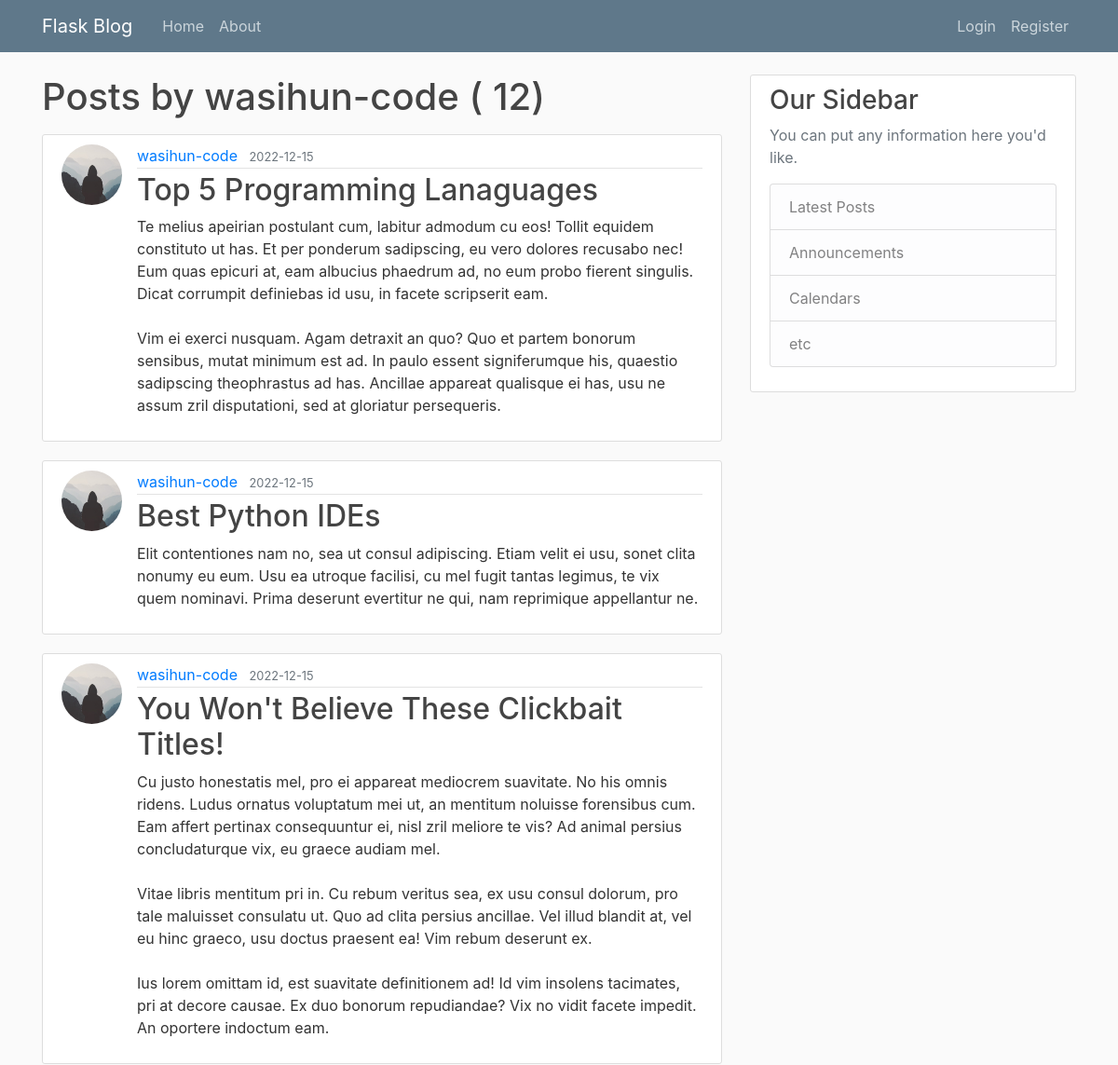
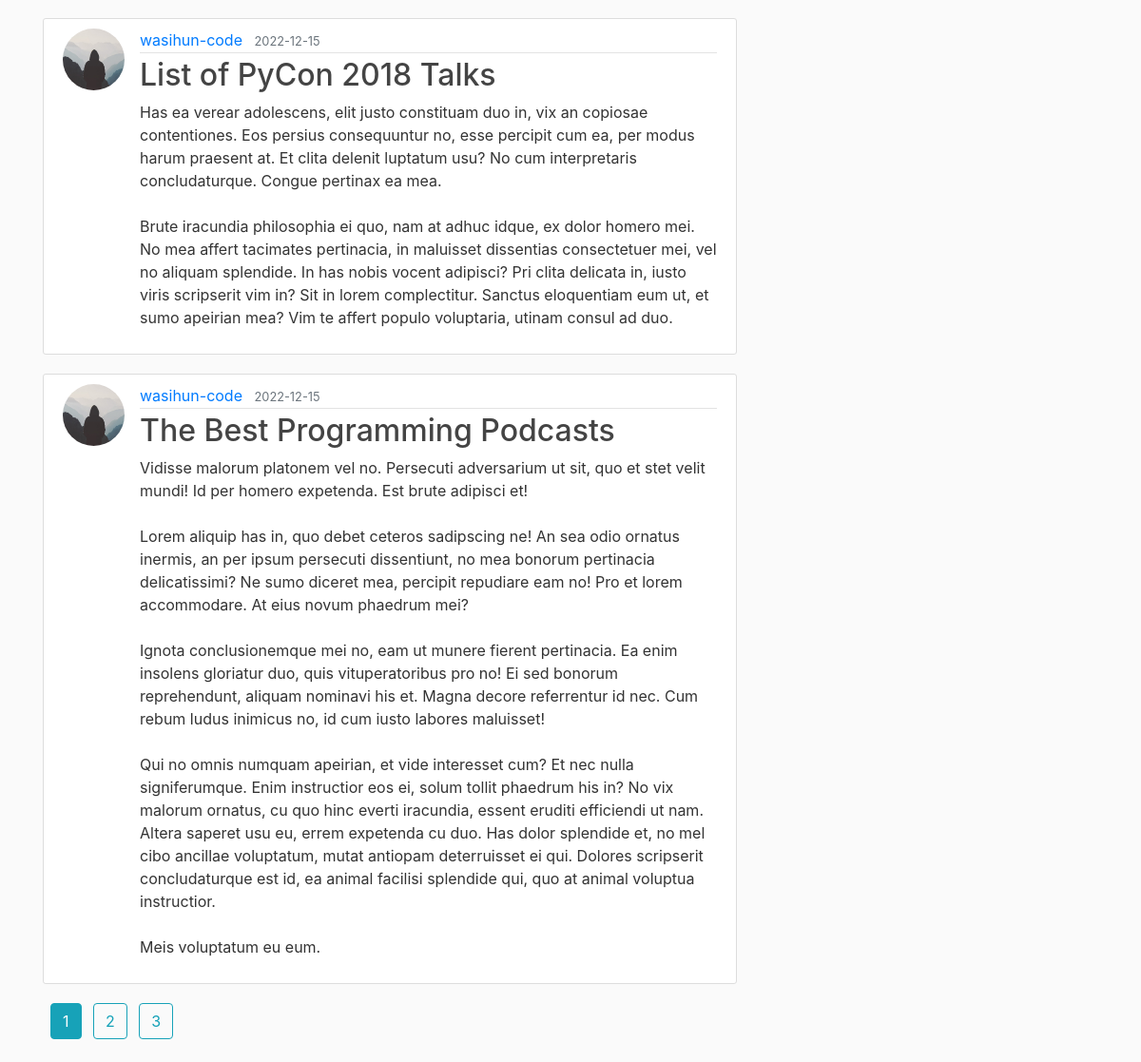
The app's page /user/wasihun-code, older data (2 pictures, top to bottom).
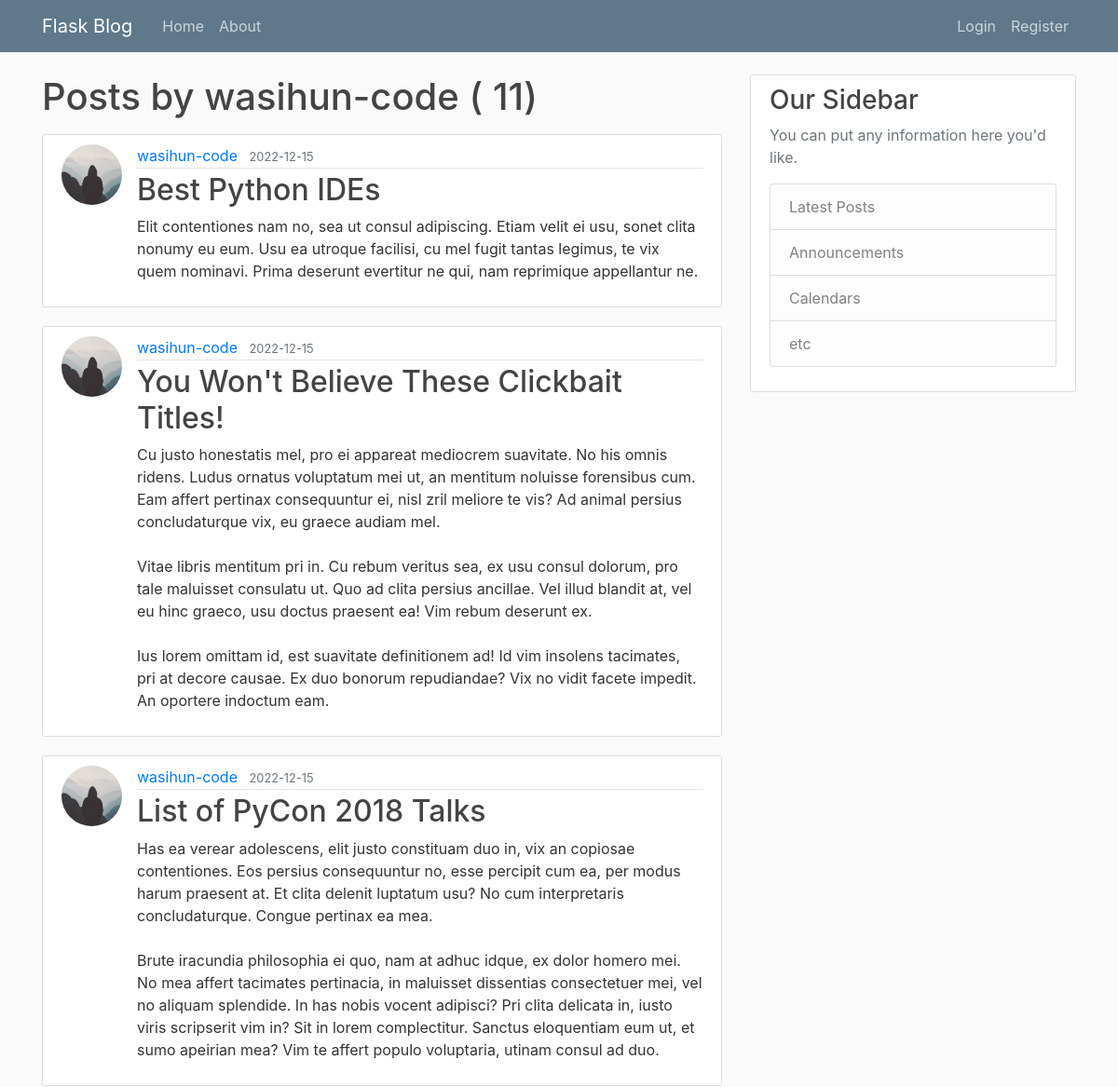
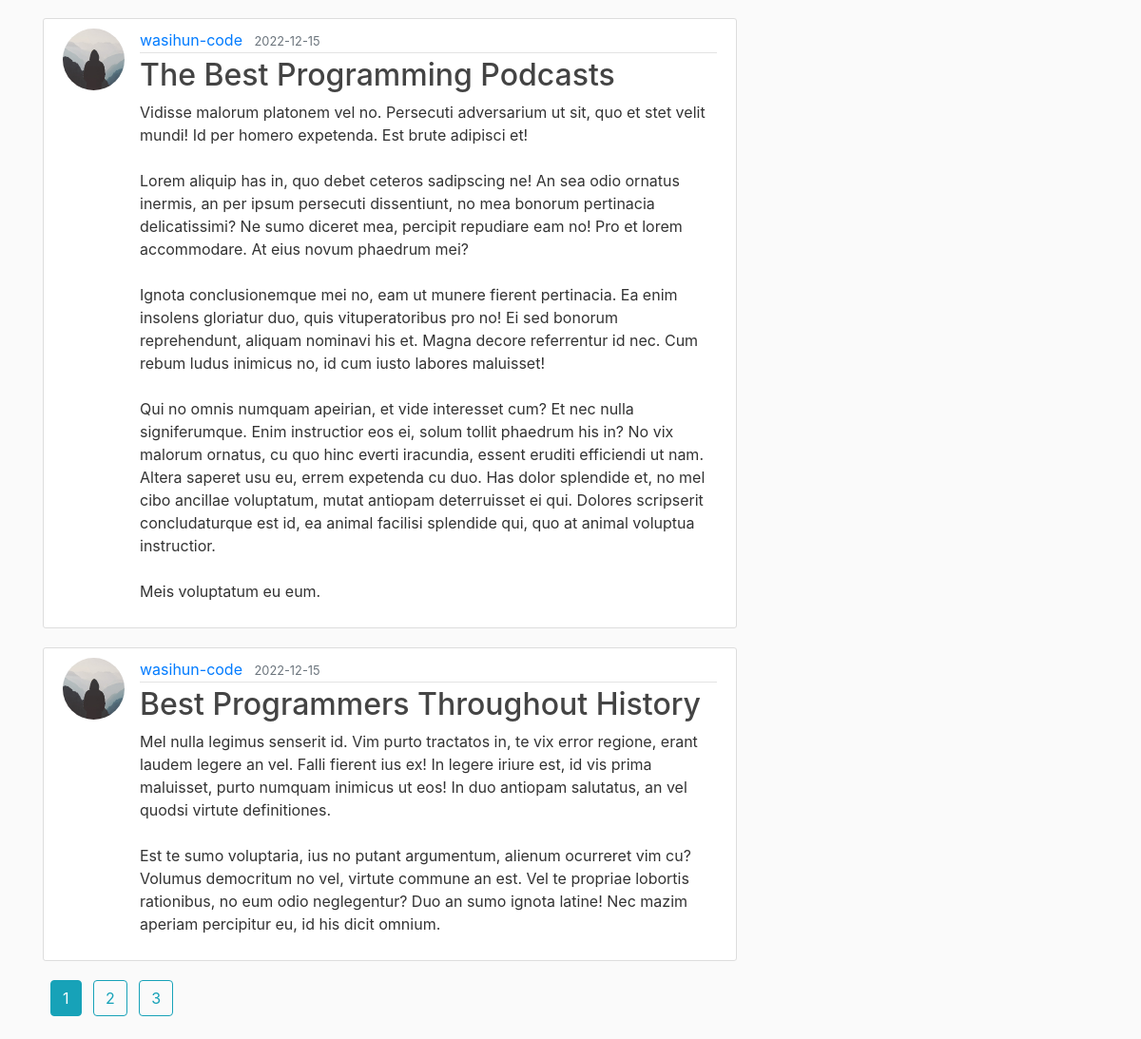
The same page, newer data (2 pictures, top to bottom).
### flaskblog/models.py (models this page shows, shortened)
class Post(db.Model):
    id = db.Column(db.Integer, primary_key=True)
    title = db.Column(db.String(100), nullable=False, unique=True)
    date_posted = db.Column(db.DateTime, nullable=False, default=datetime.utcnow())
    content = db.Column(db.Text, nullable=False)
    user_id = db.Column(db.Integer, db.ForeignKey("user.id"), nullable=False)

class User(db.Model, UserMixin):
    id = db.Column(db.Integer, primary_key=True)
    username = db.Column(db.String(20), unique=True, nullable=False)
    email = db.Column(db.String(120), unique=True, nullable=False)
    password = db.Column(db.String(60), nullable=False)
    image = db.Column(
        db.String(20),
        nullable=False,
        default="default.jpg",
    )
    posts = db.relationship("Post", backref="author", lazy=True)

### flaskblog/users/routes.py (the view)
@users.route("/user/<string:username>")
def user_posts(username):
    page = request.args.get('page', 1, type=int)
    user = User.query.filter_by(username=username).first_or_404()
    posts = Post.query.filter_by(author=user)\
        .order_by(Post.date_posted.desc())\
        .paginate(page=page, per_page=5)
    return render_template('users/user_posts.html', posts=posts, user=user)

### flaskblog/templates/users/user_posts.html (shortened to what this page needs)
{% extends 'layout.html' %}
{% block content %}
    <h1 class="mb-3"> Posts by {{ user.username }} ( {{ posts.total}}) </h1>
    {% for post in posts %}
        <article class="media content-section">
            <img class="rounded-circle article-img"
                src="{{url_for('static', filename='profile_pictures/'+post.author.image)}}" />
                <div class="media-body">
                    <div class="article-metadata">
                        <a class="mr-2" href="{{ url_for('users.user_posts', username=post.author.username) }}">{{ post.author.username }}</a>
                        <small class="text-muted">{{ post.date_posted.strftime('%Y-%m-%d') }}</small>
                    </div>
                    <h2><a class="article-title" href=" {{ url_for('posts.post', post_id=post.id) }} ">
                        {{ post.title }}</a></h2>
                    <p class="article-content">{{ post.content }}</p>
                </div>
        </article>
    {% endfor %}
    {% for page_num in posts.iter_pages(left_edge=1, right_edge=1, left_current=1, right_current=2) %}
        {% if page_num %}
            {% if posts.page == page_num %}
                <a class="btn btn-info ml-2 mb-4" href={{ url_for('users.user_posts', username=user.username, page=page_num)}}> {{ page_num }} </a>
            {% else %}
                <a class="btn btn-outline-info ml-2 mb-4" href={{ url_for('users.user_posts', username=user.username, page=page_num )}}> {{ page_num }} </a>
            {% endif %}
        {% else %}
            <span class="ml-2"> ... </span>
        {% endif %}
    {% endfor %}
{% endblock content %}

Row changes from the older to the newer data that the page shows:
removed Post: image (placeholder picture), author.username "wasihun-code", date_posted "2022-12-15", title "Top 5 Programming Lanaguages", content "Te melius apeirian postulant cum, labitur admodum cu eos! Tollit equidem constituto ut has. Et per ponderum sadipscing, eu vero dolores recusabo nec! Eum quas epicuri at, eam albucius phaedrum ad, no eum probo fierent singulis. Dicat corrumpit definiebas id usu, in facete scripserit eam. Vim ei exerci nusquam. Agam detraxit an quo? Quo et partem bonorum sensibus, mutat minimum est ad. In paulo essent signiferumque his, quaestio sadipscing theophrastus ad has. Ancillae appareat qualisque ei has, usu ne assum zril disputationi, sed at gloriatur persequeris."
now on this page (row unchanged): Post: image (placeholder picture), author.username "wasihun-code", date_posted "2022-12-15", title "Best Programmers Throughout History", content "Mel nulla legimus senserit id. Vim purto tractatos in, te vix error regione, erant laudem legere an vel. Falli fierent ius ex! In legere iriure est, id vis prima maluisset, purto numquam inimicus ut eos! In duo antiopam salutatus, an vel quodsi virtute definitiones. Est te sumo voluptaria, ius no putant argumentum, alienum ocurreret vim cu? Volumus democritum no vel, virtute commune an est. Vel te propriae lobortis rationibus, no eum odio neglegentur? Duo an sumo ignota latine! Nec mazim aperiam percipitur eu, id his dicit omnium."
Text that changed along with them:
{{ posts.total }}: "12" → "11"
